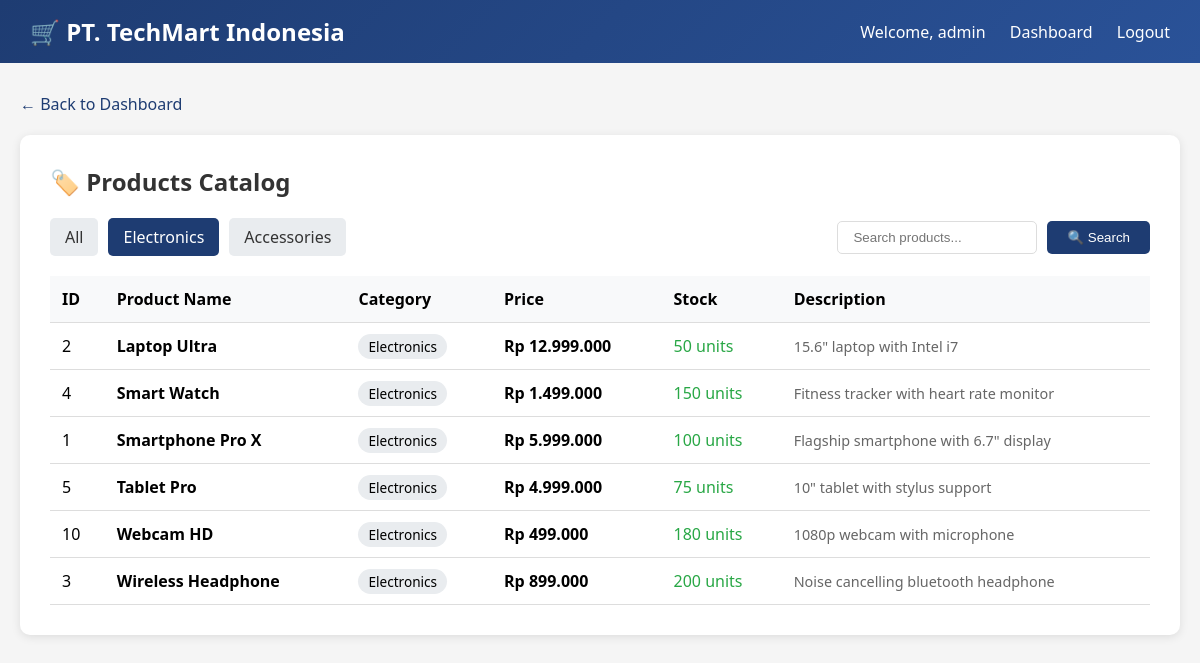
The app's page /products.php?category=Electronics (signed in) with its own data.
### tables this page shows
CREATE TABLE IF NOT EXISTS products (
    id INT AUTO_INCREMENT PRIMARY KEY,
    name VARCHAR(100) NOT NULL,
    description TEXT,
    price DECIMAL(12,2),
    stock INT DEFAULT 0,
    category VARCHAR(50),
    created_at TIMESTAMP DEFAULT CURRENT_TIMESTAMP
);

### www/products.php (the view, shortened to what this page needs)
<?php
function getDbConnection() {
    $host = getenv('MYSQL_HOST') ?: 'victim-db';
    $user = getenv('MYSQL_USER') ?: 'techmart_user';
    $pass = getenv('MYSQL_PASSWORD') ?: 'password123';
    $db = getenv('MYSQL_DATABASE') ?: 'techmart_db';
    $conn = @new mysqli($host, $user, $pass, $db);
    return $conn;
}
$conn = getDbConnection();
$products = [];
$category = isset($_GET['category']) ? $_GET['category'] : '';
$search = isset($_GET['search']) ? $_GET['search'] : '';
if ($conn) {
    if ($search) {
        $query = "SELECT * FROM products WHERE name LIKE '%$search%' OR description LIKE '%$search%' ORDER BY name";
    } elseif ($category) {
        $query = "SELECT * FROM products WHERE category = '$category' ORDER BY name";
    } else {
        $query = "SELECT * FROM products ORDER BY category, name";
    }
    $result = $conn->query($query);
    if ($result) {
        while ($row = $result->fetch_assoc()) {
            $products[] = $row;
        }
    }
    $categories = [];
    $cat_result = $conn->query("SELECT DISTINCT category FROM products");
    if ($cat_result) {
        while ($row = $cat_result->fetch_assoc()) {
            $categories[] = $row['category'];
        }
    }
}
?>
<!DOCTYPE html>
<html lang="en">
<head>
</head>
<body>
    <nav class="navbar">
        <h1>🛒 PT. TechMart Indonesia</h1>
        <div>
            <span>Welcome, <?php echo htmlspecialchars($_SESSION['user']); ?></span>
            <a href="dashboard.php">Dashboard</a>
            <a href="logout.php">Logout</a>
        </div>
    </nav>
    <div class="container">
        <a href="dashboard.php" class="back-link">← Back to Dashboard</a>
        <div class="card">
            <h2>🏷️ Products Catalog</h2>
            <div class="top-bar">
                <div class="filters">
                    <a href="products.php" class="<?php echo !$category ? 'active' : ''; ?>">All</a>
                    <?php foreach ($categories as $cat): ?>
                        <a href="products.php?category=<?php echo urlencode($cat); ?>"
                           class="<?php echo $category == $cat ? 'active' : ''; ?>">
                            <?php echo htmlspecialchars($cat); ?>
                        </a>
                    <?php endforeach; ?>
                </div>
                <form class="search-form" method="GET">
                    <input type="text" name="search" placeholder="Search products..."
                           value="<?php echo htmlspecialchars($search); ?>">
                    <button type="submit">🔍 Search</button>
                </form>
            </div>
            <table>
                <thead>
                    <tr>
                        <th>ID</th>
                        <th>Product Name</th>
                        <th>Category</th>
                        <th>Price</th>
                        <th>Stock</th>
                        <th>Description</th>
                    </tr>
                </thead>
                <tbody>
                    <?php if (empty($products)): ?>
                        <tr><td colspan="6" style="text-align: center; padding: 40px;">No products found</td></tr>
                    <?php else: ?>
                        <?php foreach ($products as $product): ?>
                        <tr>
                            <td><?php echo htmlspecialchars($product['id']); ?></td>
                            <td><strong><?php echo htmlspecialchars($product['name']); ?></strong></td>
                            <td>
                                <span style="background: #e9ecef; padding: 3px 10px; border-radius: 15px; font-size: 0.85rem;">
                                    <?php echo htmlspecialchars($product['category']); ?>
                                </span>
                            </td>
                            <td><strong>Rp <?php echo number_format($product['price'], 0, ',', '.'); ?></strong></td>
                            <td>
                                <span style="color: <?php echo $product['stock'] < 50 ? '#dc3545' : '#28a745'; ?>">
                                    <?php echo htmlspecialchars($product['stock']); ?> units
                                </span>
                            </td>
                            <td style="max-width: 300px; font-size: 0.9rem; color: #666;">
                                <?php echo htmlspecialchars($product['description']); ?>
                            </td>
                        </tr>
                        <?php endforeach; ?>
                    <?php endif; ?>
                </tbody>
            </table>
        </div>
    </div>
</body>
</html>

### www/products.php (style rules this page uses)
* { margin: 0; padding: 0; box-sizing: border-box; }
body { font-family: 'Segoe UI', Tahoma, Geneva, Verdana, sans-serif; background: #f5f5f5; }
.navbar { background: linear-gradient(135deg, #1e3c72, #2a5298); padding: 15px 30px; color: white; display: flex; justify-content: space-between; align-items: center; }
.navbar h1 { font-size: 1.5rem; }
.navbar a { color: white; text-decoration: none; margin-left: 20px; }
.container { max-width: 1400px; margin: 30px auto; padding: 0 20px; }
.card { background: white; padding: 30px; border-radius: 10px; box-shadow: 0 2px 10px rgba(0,0,0,0.1); }
.card h2 { margin-bottom: 20px; color: #333; }
.top-bar { display: flex; justify-content: space-between; align-items: center; margin-bottom: 20px; flex-wrap: wrap; gap: 15px; }
.filters { display: flex; gap: 10px; flex-wrap: wrap; }
.filters a { padding: 8px 15px; background: #e9ecef; color: #333; text-decoration: none; border-radius: 5px; }
.filters a:hover, .filters a.active { background: #1e3c72; color: white; }
.search-form { display: flex; gap: 10px; }
.search-form input { padding: 8px 15px; border: 1px solid #ddd; border-radius: 5px; width: 200px; }
.search-form button { padding: 8px 20px; background: #1e3c72; color: white; border: none; border-radius: 5px; cursor: pointer; }
.back-link { display: inline-block; margin-bottom: 20px; color: #1e3c72; text-decoration: none; }
table { width: 100%; border-collapse: collapse; margin-top: 20px; }
th, td { padding: 12px; text-align: left; border-bottom: 1px solid #ddd; }
th { background: #f8f9fa; font-weight: 600; }

### records on screen
products: id "2", name "Laptop Ultra", category "Electronics", price "12.999.000", stock "50", description "15.6\" laptop with Intel i7"
products: id "4", name "Smart Watch", category "Electronics", price "1.499.000", stock "150", description "Fitness tracker with heart rate monitor"
products: id "1", name "Smartphone Pro X", category "Electronics", price "5.999.000", stock "100", description "Flagship smartphone with 6.7\" display"
products: id "5", name "Tablet Pro", category "Electronics", price "4.999.000", stock "75", description "10\" tablet with stylus support"
products: id "10", name "Webcam HD", category "Electronics", price "499.000", stock "180", description "1080p webcam with microphone"
products: id "3", name "Wireless Headphone", category "Electronics", price "899.000", stock "200", description "Noise cancelling bluetooth headphone"

### other values on screen
$_SESSION['user'] "admin"
$cat "Electronics"
$cat "Accessories"
